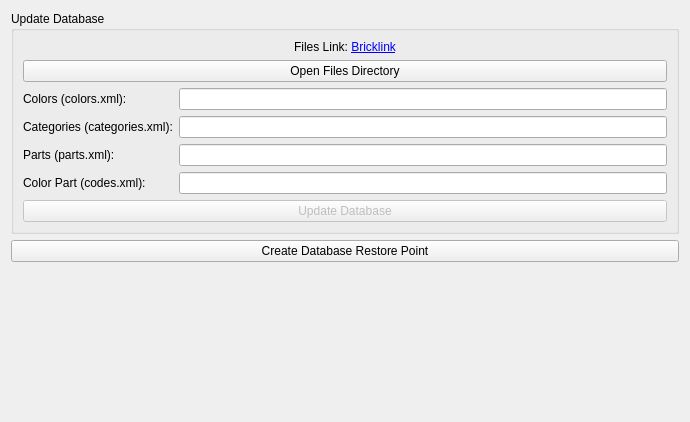
<?xml version="1.0" encoding="UTF-8"?>
<ui version="4.0">
 <class>DatabaseWidget</class>
 <widget class="QWidget" name="DatabaseWidget">
  <property name="geometry">
   <rect>
    <x>0</x>
    <y>0</y>
    <width>690</width>
    <height>422</height>
   </rect>
  </property>
  <property name="windowTitle">
   <string>Form</string>
  </property>
  <layout class="QVBoxLayout" name="verticalLayout_2">
   <item>
    <layout class="QVBoxLayout" name="verticalLayout">
     <item>
      <widget class="QGroupBox" name="updateGroupBox">
       <property name="title">
        <string>Update Database</string>
       </property>
       <layout class="QVBoxLayout" name="verticalLayout_3">
        <item>
         <widget class="QLabel" name="linkLabel">
          <property name="sizePolicy">
           <sizepolicy hsizetype="Preferred" vsizetype="Preferred">
            <horstretch>0</horstretch>
            <verstretch>0</verstretch>
           </sizepolicy>
          </property>
          <property name="text">
           <string>Files Link: &lt;a href=&quot;https://www.bricklink.com/catalogDownload.asp&quot;&gt;Bricklink&lt;/a&gt;</string>
          </property>
          <property name="textFormat">
           <enum>Qt::TextFormat::RichText</enum>
          </property>
          <property name="alignment">
           <set>Qt::AlignmentFlag::AlignCenter</set>
          </property>
         </widget>
        </item>
        <item>
         <widget class="QPushButton" name="openFilesDirButton">
          <property name="text">
           <string>Open Files Directory</string>
          </property>
         </widget>
        </item>
        <item>
         <layout class="QGridLayout" name="gridLayout">
          <item row="2" column="0">
           <widget class="QLabel" name="partsLabel">
            <property name="text">
             <string>Parts (parts.xml):</string>
            </property>
           </widget>
          </item>
          <item row="0" column="1">
           <widget class="QLineEdit" name="colorsEdit">
            <property name="readOnly">
             <bool>true</bool>
            </property>
           </widget>
          </item>
          <item row="1" column="0">
           <widget class="QLabel" name="categoriesLabe">
            <property name="text">
             <string>Categories (categories.xml):</string>
            </property>
           </widget>
          </item>
          <item row="3" column="0">
           <widget class="QLabel" name="colotPartsLabel">
            <property name="text">
             <string>Color Part (codes.xml):</string>
            </property>
           </widget>
          </item>
          <item row="3" column="1">
           <widget class="QLineEdit" name="colorPartEdit">
            <property name="readOnly">
             <bool>true</bool>
            </property>
           </widget>
          </item>
          <item row="1" column="1">
           <widget class="QLineEdit" name="categoriesEdit">
            <property name="readOnly">
             <bool>true</bool>
            </property>
           </widget>
          </item>
          <item row="2" column="1">
           <widget class="QLineEdit" name="partsEdit">
            <property name="readOnly">
             <bool>true</bool>
            </property>
           </widget>
          </item>
          <item row="0" column="0">
           <widget class="QLabel" name="colorLabel">
            <property name="text">
             <string>Colors (colors.xml):</string>
            </property>
           </widget>
          </item>
         </layout>
        </item>
        <item>
         <widget class="QPushButton" name="updateDBButton">
          <property name="enabled">
           <bool>false</bool>
          </property>
          <property name="text">
           <string>Update Database</string>
          </property>
         </widget>
        </item>
       </layout>
      </widget>
     </item>
    </layout>
   </item>
   <item>
    <widget class="QPushButton" name="dbRestorePointButton">
     <property name="text">
      <string>Create Database Restore Point</string>
     </property>
    </widget>
   </item>
   <item>
    <spacer name="verticalSpacer">
     <property name="orientation">
      <enum>Qt::Orientation::Vertical</enum>
     </property>
     <property name="sizeHint" stdset="0">
      <size>
       <width>20</width>
       <height>40</height>
      </size>
     </property>
    </spacer>
   </item>
  </layout>
 </widget>
 <resources/>
 <connections/>
</ui>
